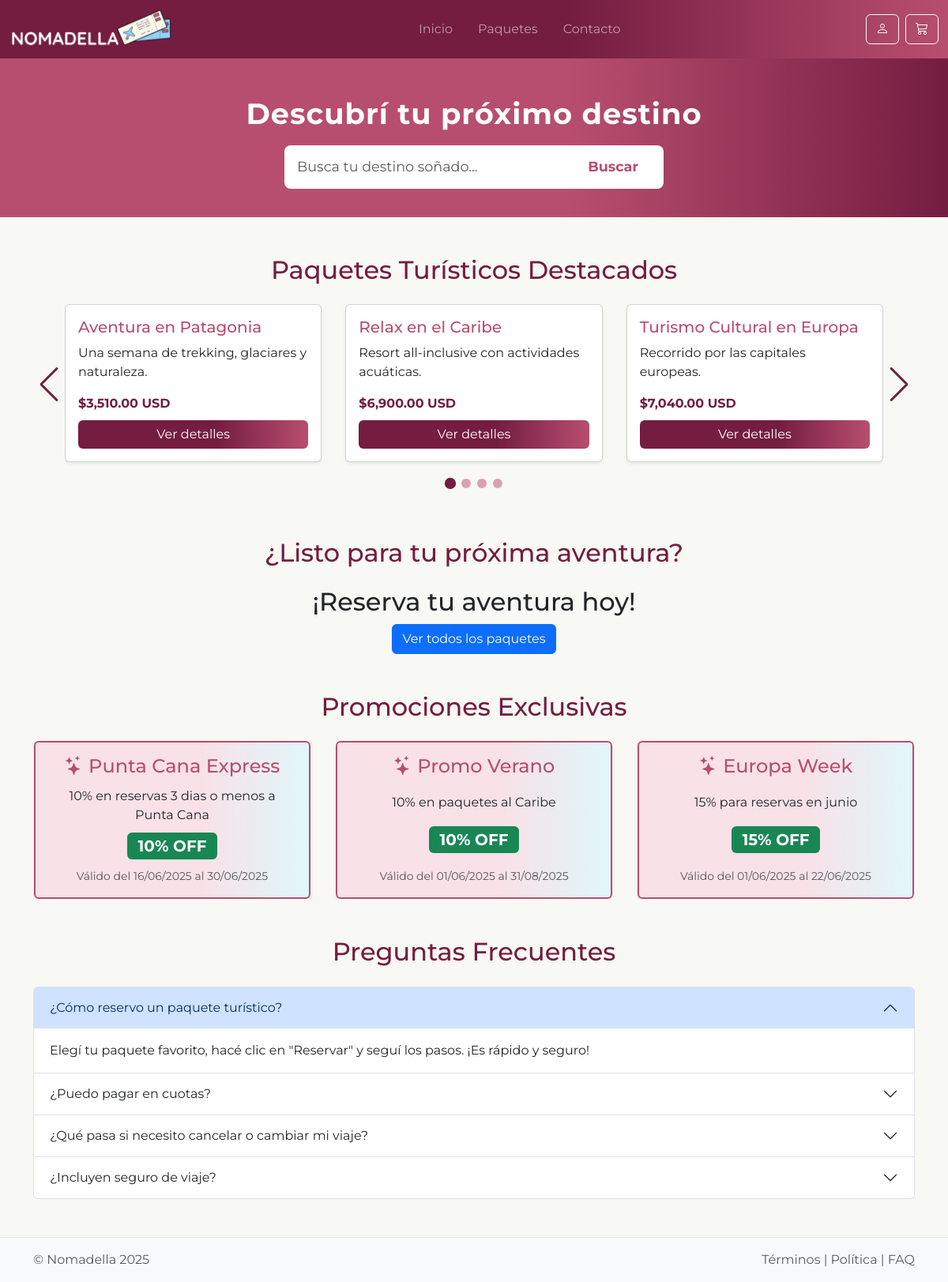
The app's page /public/index.php, older data.
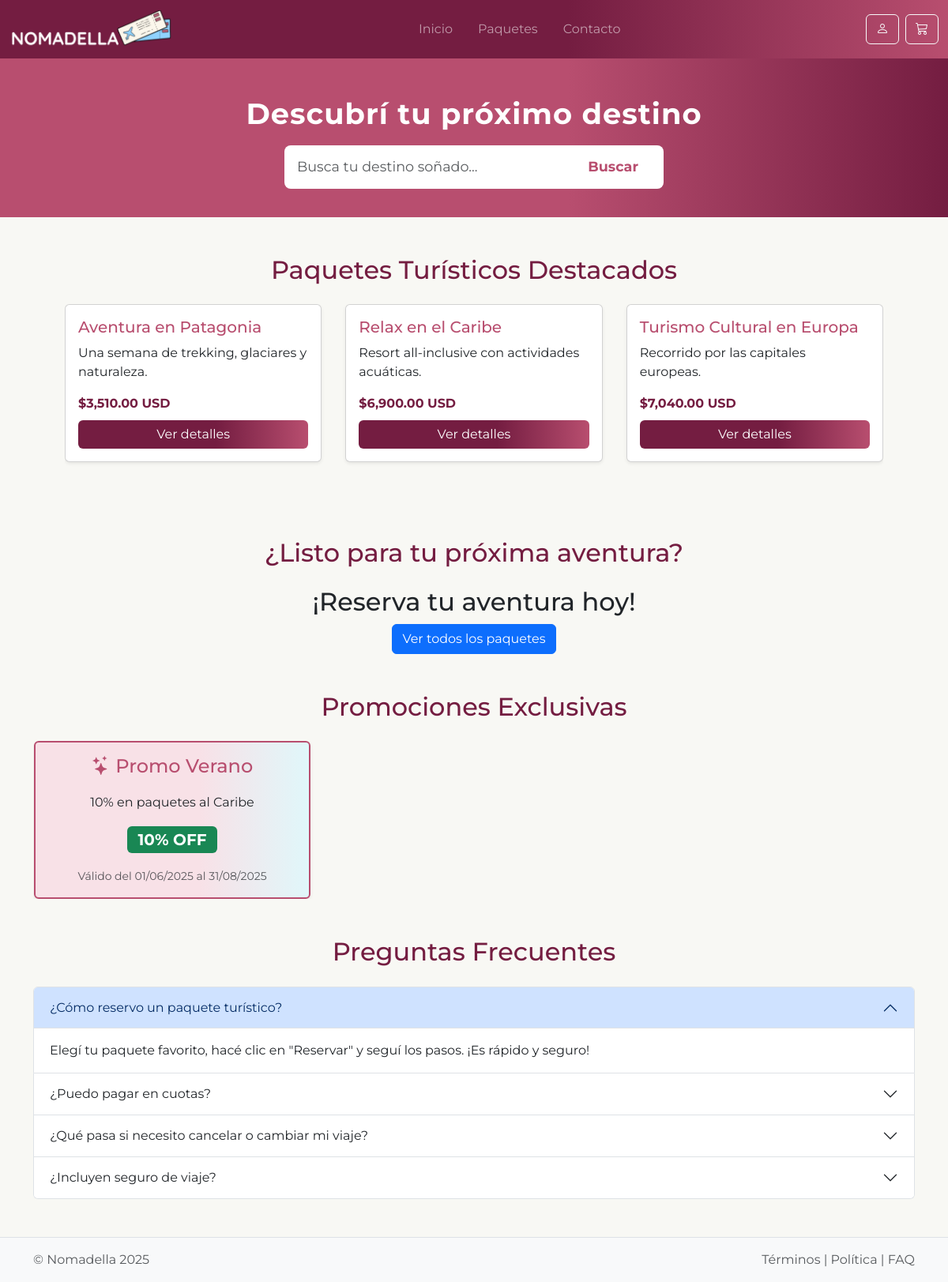
The same page, newer data.
### tables this page shows
CREATE TABLE `paquetes_turisticos` (
  `id_paquete` int(11) NOT NULL,
  `nombre` varchar(200) DEFAULT NULL,
  `descripcion` text DEFAULT NULL,
  `id_destino` int(11) DEFAULT NULL,
  `precio_base` decimal(12,2) DEFAULT NULL,
  `fecha_inicio` date DEFAULT NULL,
  `fecha_fin` date DEFAULT NULL,
  `cupo_disponible` int(11) DEFAULT NULL,
  `destino` varchar(150) DEFAULT NULL,
  `tipo_paquete` varchar(100) DEFAULT NULL,
  `activo` tinyint(1) DEFAULT NULL
);

CREATE TABLE `promociones` (
  `id_promocion` int(11) NOT NULL,
  `nombre` varchar(200) DEFAULT NULL,
  `descripcion` text DEFAULT NULL,
  `descuento_porcentaje` decimal(5,2) DEFAULT NULL,
  `fecha_inicio` date DEFAULT NULL,
  `fecha_fin` date DEFAULT NULL,
  `activo` tinyint(1) DEFAULT NULL
);

### public/index.php (the view, shortened to what this page needs)
<?php
include 'header.php';
include 'conexion.php';
?>
<div class="hero-section">
  <h1>Descubrí tu próximo destino</h1>
  <form class="buscador-form" method="get" action="paquetes.php">
    <input type="text" name="busqueda" placeholder="Busca tu destino soñado..." class="form-control border-0 shadow-none">
    <button type="submit">Buscar</button>
  </form>
</div>
<section class="container my-5">
  <h2 class="text-center mb-4" style="color:#741d41;">Paquetes Turísticos Destacados</h2>
  <div class="swiper-container-wrapper position-relative">
    <div class="swiper mySwiper">
      <div class="swiper-wrapper">
        <?php
        $sql = "SELECT * FROM paquetes_turisticos WHERE activo = 1 LIMIT 9";
        $result = $conexion->query($sql);
        while ($row = $result->fetch_assoc()):
        ?>
          <div class="swiper-slide">
            <div class="card shadow-sm" style="min-height:200px;">
              <div class="card-body justify-content-between d-flex flex-column">
                <h5 class="card-title" style="color:#b84e6f;"><?= htmlspecialchars($row['nombre']) ?></h5>
                <p class="card-text"><?= htmlspecialchars($row['descripcion']) ?></p>
                <div class="fw-bold mb-2" style="color:#741d41;">$<?= number_format($row['precio_base'], 2) ?> USD</div>
                <a href="./paquetes_info.php?id=<?= $row['id_paquete'] ?>" class="btn btn-primary w-100" style="background:linear-gradient(90deg,#741d41 60%,#b84e6f 100%);border:none;">Ver detalles</a>
              </div>
            </div>
          </div>
        <?php endwhile; ?>
      </div>
      <br>
      <br>
      <div class="swiper-pagination mt-4"></div>
    </div>
    <div class="swiper-button-prev"></div>
    <div class="swiper-button-next"></div>
  </div>
</section>
<section class=" container justify-content-center text-center my-5 cta-section ">
  <h2 class="mb-4" style="color:#741d41;">¿Listo para tu próxima aventura?</h2>
  <h2>¡Reserva tu aventura hoy!</h2>
  <a href="./paquetes.php" class="btn btn-primary">Ver todos los paquetes</a>
</section>
<section class="container my-5">
  <h2 class="text-center mb-4" style="color:#741d41;">Promociones Exclusivas</h2>
  <?php
    $hoy = date('Y-m-d');
    $sql_promos = "SELECT * FROM promociones
                   WHERE activo = 1
                   AND fecha_inicio <= '$hoy'
                   AND fecha_fin >= '$hoy'
                   ORDER BY fecha_inicio DESC";
    $res_promos = $conexion->query($sql_promos);
    $promos = [];
    while ($row = $res_promos->fetch_assoc()) {
      $promos[] = $row;
    }
  ?>
  <?php if (count($promos) > 0): ?>
    <div class="swiper promoSwiper">
      <div class="swiper-wrapper text-center">
        <?php foreach ($promos as $promo): ?>
          <div class="swiper-slide d-flex justify-content-center">
            <div class="card shadow-sm text-center" style="width:350px;background:linear-gradient(90deg,#f8e1e7 60%,#e0f7fa 100%);border:2px solid #b84e6f; height: 200px;">
              <div class="card-body d-flex flex-column justify-content-between">
                <h4 class="card-title mb-2" style="color:#b84e6f;">
                  <i class="bi bi-stars"></i> <?= htmlspecialchars($promo['nombre']) ?>
                </h4>
                <p class="card-text mb-2"><?= htmlspecialchars($promo['descripcion']) ?></p>
                <div class="mb-2">
                  <span class="badge bg-success fs-5">
                    <?= intval($promo['descuento_porcentaje']) ?>% OFF
                  </span>
                </div>
                <small class="text-muted">
                  Válido del <?= date('d/m/Y', strtotime($promo['fecha_inicio'])) ?>
                  al <?= date('d/m/Y', strtotime($promo['fecha_fin'])) ?>
                </small>
              </div>
            </div>
          </div>
        <?php endforeach; ?>
      </div>
    </div>
  <?php else: ?>
    <div class="alert alert-info text-center">No hay promociones activas en este momento.</div>
  <?php endif; ?>
</section>
<section class="container my-5">
  <h2 class="text-center mb-4" style="color:#741d41;">Preguntas Frecuentes</h2>
  <div class="accordion" id="faqAccordion">
    <div class="accordion-item">
      <h2 class="accordion-header" id="faq1">
        <button class="accordion-button" type="button" data-bs-toggle="collapse" data-bs-target="#faqCollapse1" aria-expanded="true" aria-controls="faqCollapse1">
          ¿Cómo reservo un paquete turístico?
        </button>
      </h2>
      <div id="faqCollapse1" class="accordion-collapse collapse show" aria-labelledby="faq1" data-bs-parent="#faqAccordion">
        <div class="accordion-body">
          Elegí tu paquete favorito, hacé clic en "Reservar" y seguí los pasos. ¡Es rápido y seguro!
        </div>
      </div>
    </div>
    <div class="accordion-item">
      <h2 class="accordion-header" id="faq2">
        <button class="accordion-button collapsed" type="button" data-bs-toggle="collapse" data-bs-target="#faqCollapse2" aria-expanded="false" aria-controls="faqCollapse2">
          ¿Puedo pagar en cuotas?
        </button>
      </h2>
    </div>
    <div class="accordion-item">
      <h2 class="accordion-header" id="faq3">
        <button class="accordion-button collapsed" type="button" data-bs-toggle="collapse" data-bs-target="#faqCollapse3" aria-expanded="false" aria-controls="faqCollapse3">
          ¿Qué pasa si necesito cancelar o cambiar mi viaje?
        </button>
      </h2>
    </div>
    <div class="accordion-item">
      <h2 class="accordion-header" id="faq4">
        <button class="accordion-button collapsed" type="button" data-bs-toggle="collapse" data-bs-target="#faqCollapse4" aria-expanded="false" aria-controls="faqCollapse4">
          ¿Incluyen seguro de viaje?
        </button>
      </h2>
    </div>
  </div>
</section>
<?php include 'footer.php'; ?>
</body>
</html>

### public/header.php (shortened to what this page needs)
<!DOCTYPE html>
<html lang="es">
<head>
  <link href="https://cdn.jsdelivr.net/npm/bootstrap@5.3.3/dist/css/bootstrap.min.css" rel="stylesheet">
  <link rel="stylesheet" href="https://cdn.jsdelivr.net/npm/bootstrap-icons@1.10.5/font/bootstrap-icons.css">
  <link
  rel="stylesheet"
  href="https://cdn.jsdelivr.net/npm/swiper@11/swiper-bundle.min.css"
/>
  <link rel="stylesheet" href="../css/index.css">
</head>
<body>
  <header class="bg-gradient p-0">
  <nav class="navbar navbar-expand-lg navbar-dark" style="background: linear-gradient(90deg, #741d41 60%, #b84e6f 100%);">
    <div class="container-fluid d-flex justify-content-between align-items-center">
      <a class="navbar-brand d-flex align-items-center me-auto" href="./index.php">
        <img src="../img/nomadella_logo.png" alt="Nomadella" class="logo_img" style="height:48px;">
      </a>
      <div class="collapse navbar-collapse justify-content-center" id="mainNavbar">
        <ul class="navbar-nav mb-2 mb-lg-0 text-center">
          <li class="nav-item"><a class="nav-link px-3" href="index.php">Inicio</a></li>
          <li class="nav-item"><a class="nav-link px-3" href="./paquetes.php">Paquetes</a></li>
          <li class="nav-item"><a class="nav-link px-3" href="#">Contacto</a></li>
        </ul>
      </div>
      <div class="d-flex align-items-center gap-2 ms-auto">
        <?php if (isset($_SESSION['usuario_id'])): ?>
          <div class="dropdown">
            <a class="btn btn-outline-light dropdown-toggle" href="#" role="button" id="userDropdown" data-bs-toggle="dropdown" aria-expanded="false">
              <i class="bi bi-person-circle"></i>
            </a>
            <ul class="dropdown-menu dropdown-menu-end" aria-labelledby="userDropdown">
              <li><a class="dropdown-item" href="perfil/perfil.php">Mi perfil</a></li>
              <li><a class="dropdown-item" href="perfil/reservas.php">Mis reservas</a></li>
              <?php if (isset($_SESSION['rol']) && in_array($_SESSION['rol'], [1,2])): ?>
                <li><hr class="dropdown-divider"></li>
                <li><a class="dropdown-item text-primary fw-bold" href="/nomadella/dashboard/dashboard.php">
                  <i class="bi bi-speedometer2"></i> Ingresar al Dashboard
                </a></li>
              <?php endif; ?>
              <li><hr class="dropdown-divider"></li>
              <li><a class="dropdown-item text-danger" href="logout.php">Cerrar sesión</a></li>
            </ul>
          </div>
        <?php else: ?>
          <a href="./login.php" class="btn btn-outline-light"><i class="bi bi-person"></i></a>
        <?php endif; ?>
        <a href="./carrito.php" class="btn btn-outline-light position-relative">
          <i class="bi bi-cart3"></i>
        </a>
      </div>
    </div>
  </nav>
</header>

### public/footer.php (shortened to what this page needs)
<footer class="bg-light py-3 mt-5 border-top">
  <div class="container d-flex justify-content-between align-items-center">
    <span class="text-muted">&copy; Nomadella 2025</span>
    <span class="text-muted">Términos | Política | FAQ</span>
  </div>
</footer>

### css/index.css (style rules this page uses)
.hero-section { background: linear-gradient(90deg, #b84e6f 60%, #741d41 100%); color: #fff; text-align: center; padding: 48px 0 36px 0; }
.hero-section h1 { font-size: 2.3em; margin-bottom: 18px; font-weight: 700; letter-spacing: 1px; }
.buscador-form { display: flex; justify-content: center; gap: 0; max-width: 480px; margin: 0 auto; }
.buscador-form input[type="text"] { flex: 1; padding: 14px 16px; border-radius: 8px 0 0 8px; border: none; font-size: 1.1em; outline: none; }
.buscador-form button { background: #fff; color: #b84e6f; border: none; padding: 14px 32px; border-radius: 0 8px 8px 0; font-size: 1.1em; font-weight: 700; cursor: pointer; transition: background 0.2s, color 0.2s; }
.swiper-container-wrapper { position: relative; padding: 0 40px; }
body { background: #f8f8f4; margin: 0; font-family: 'Montserrat', Arial, sans-serif; }
.swiper-button-next, .swiper-button-prev { color: #741d41; width: 40px; height: 40px; position: absolute; top: 50%; transform: translateY(-50%); z-index: 10; }
.swiper-button-prev { left: 0; }
.swiper-button-next { right: 0; }

Row changes from the older to the newer data that the page shows:
removed promociones: nombre "Punta Cana Express", descripcion "10% en reservas 3 dias o menos a Punta Cana", descuento_porcentaje "10", fecha_inicio "16/06/2025", fecha_fin "30/06/2025"
no longer on this page (row edited): promociones: nombre "Europa Week", descripcion "15% para reservas en junio", descuento_porcentaje "15", fecha_inicio "01/06/2025", fecha_fin "22/06/2025"
